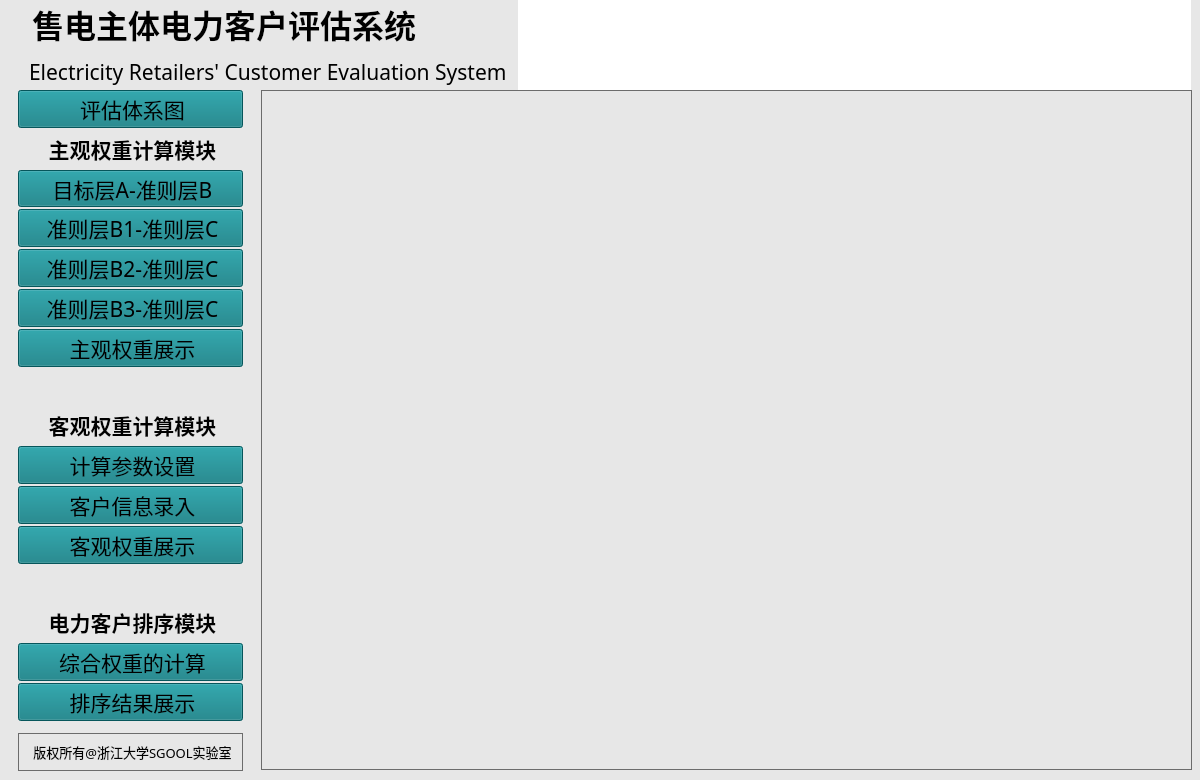
<?xml version="1.0" encoding="UTF-8"?>
<ui version="4.0">
 <class>MainWindow</class>
 <widget class="QMainWindow" name="MainWindow">
  <property name="geometry">
   <rect>
    <x>0</x>
    <y>0</y>
    <width>1200</width>
    <height>780</height>
   </rect>
  </property>
  <property name="sizePolicy">
   <sizepolicy hsizetype="Expanding" vsizetype="Expanding">
    <horstretch>3</horstretch>
    <verstretch>2</verstretch>
   </sizepolicy>
  </property>
  <property name="minimumSize">
   <size>
    <width>1084</width>
    <height>780</height>
   </size>
  </property>
  <property name="maximumSize">
   <size>
    <width>1200</width>
    <height>780</height>
   </size>
  </property>
  <property name="windowTitle">
   <string>MainWindow</string>
  </property>
  <property name="accessibleName">
   <string/>
  </property>
  <property name="autoFillBackground">
   <bool>false</bool>
  </property>
  <property name="styleSheet">
   <string notr="true">padding-left: 4px;
background-color: rgb(231, 231, 231);
border-color:rgb(122, 166, 199);
</string>
  </property>
  <property name="tabShape">
   <enum>QTabWidget::Rounded</enum>
  </property>
  <widget class="QWidget" name="centralwidget">
   <property name="sizePolicy">
    <sizepolicy hsizetype="Expanding" vsizetype="Expanding">
     <horstretch>0</horstretch>
     <verstretch>0</verstretch>
    </sizepolicy>
   </property>
   <widget class="QLabel" name="labelcontent">
    <property name="enabled">
     <bool>true</bool>
    </property>
    <property name="geometry">
     <rect>
      <x>261</x>
      <y>90</y>
      <width>931</width>
      <height>680</height>
     </rect>
    </property>
    <property name="sizePolicy">
     <sizepolicy hsizetype="Expanding" vsizetype="Expanding">
      <horstretch>0</horstretch>
      <verstretch>0</verstretch>
     </sizepolicy>
    </property>
    <property name="font">
     <font>
      <pointsize>14</pointsize>
     </font>
    </property>
    <property name="focusPolicy">
     <enum>Qt::StrongFocus</enum>
    </property>
    <property name="autoFillBackground">
     <bool>false</bool>
    </property>
    <property name="styleSheet">
     <string notr="true">border: 1px solid #6c6c6c; </string>
    </property>
    <property name="text">
     <string/>
    </property>
    <property name="scaledContents">
     <bool>true</bool>
    </property>
    <property name="alignment">
     <set>Qt::AlignCenter</set>
    </property>
   </widget>
   <widget class="QWidget" name="layoutWidget">
    <property name="geometry">
     <rect>
      <x>20</x>
      <y>0</y>
      <width>1171</width>
      <height>90</height>
     </rect>
    </property>
    <layout class="QGridLayout" name="gridLayout" columnstretch="2,3">
     <property name="sizeConstraint">
      <enum>QLayout::SetNoConstraint</enum>
     </property>
     <item row="1" column="0">
      <widget class="QLabel" name="labelname2">
       <property name="sizePolicy">
        <sizepolicy hsizetype="Expanding" vsizetype="Expanding">
         <horstretch>0</horstretch>
         <verstretch>0</verstretch>
        </sizepolicy>
       </property>
       <property name="font">
        <font>
         <family>Adobe 黑体 Std R</family>
         <pointsize>14</pointsize>
        </font>
       </property>
       <property name="focusPolicy">
        <enum>Qt::StrongFocus</enum>
       </property>
       <property name="autoFillBackground">
        <bool>false</bool>
       </property>
       <property name="text">
        <string>&lt;html&gt;&lt;head/&gt;&lt;body&gt;&lt;p&gt;&lt;span style=&quot; font-size:16pt;&quot;&gt;Electricity Retailers' Customer Evaluation System&lt;/span&gt;&lt;/p&gt;&lt;/body&gt;&lt;/html&gt;</string>
       </property>
       <property name="alignment">
        <set>Qt::AlignLeading|Qt::AlignLeft|Qt::AlignVCenter</set>
       </property>
      </widget>
     </item>
     <item row="0" column="1" rowspan="2">
      <widget class="QLabel" name="labelpic">
       <property name="sizePolicy">
        <sizepolicy hsizetype="Expanding" vsizetype="Expanding">
         <horstretch>0</horstretch>
         <verstretch>0</verstretch>
        </sizepolicy>
       </property>
       <property name="font">
        <font>
         <family>Adobe 黑体 Std R</family>
         <pointsize>18</pointsize>
         <weight>75</weight>
         <bold>true</bold>
        </font>
       </property>
       <property name="styleSheet">
        <string notr="true">border-color:rgb(166, 218, 223);
background:white;</string>
       </property>
       <property name="text">
        <string/>
       </property>
       <property name="scaledContents">
        <bool>true</bool>
       </property>
      </widget>
     </item>
     <item row="0" column="0">
      <widget class="QLabel" name="labelname1">
       <property name="sizePolicy">
        <sizepolicy hsizetype="Expanding" vsizetype="Expanding">
         <horstretch>0</horstretch>
         <verstretch>0</verstretch>
        </sizepolicy>
       </property>
       <property name="font">
        <font>
         <family>Adobe 黑体 Std R</family>
         <pointsize>24</pointsize>
        </font>
       </property>
       <property name="focusPolicy">
        <enum>Qt::StrongFocus</enum>
       </property>
       <property name="autoFillBackground">
        <bool>false</bool>
       </property>
       <property name="frameShadow">
        <enum>QFrame::Plain</enum>
       </property>
       <property name="text">
        <string>&lt;html&gt;&lt;head/&gt;&lt;body&gt;&lt;p&gt;&lt;span style=&quot; font-weight:600;&quot;&gt;售电主体电力客户评估系统&lt;/span&gt;&lt;/p&gt;&lt;/body&gt;&lt;/html&gt;</string>
       </property>
       <property name="alignment">
        <set>Qt::AlignLeading|Qt::AlignLeft|Qt::AlignVCenter</set>
       </property>
      </widget>
     </item>
    </layout>
   </widget>
   <widget class="QWidget" name="layoutWidget">
    <property name="geometry">
     <rect>
      <x>10</x>
      <y>90</y>
      <width>241</width>
      <height>681</height>
     </rect>
    </property>
    <layout class="QVBoxLayout" name="verticalLayout_2" stretch="0,0,0,0,0,0,0,0,0,0,0,0,0,0,0,0,0,0">
     <property name="spacing">
      <number>2</number>
     </property>
     <property name="sizeConstraint">
      <enum>QLayout::SetNoConstraint</enum>
     </property>
     <property name="leftMargin">
      <number>8</number>
     </property>
     <property name="rightMargin">
      <number>8</number>
     </property>
     <item>
      <widget class="QPushButton" name="ButtonShow">
       <property name="sizePolicy">
        <sizepolicy hsizetype="Preferred" vsizetype="Expanding">
         <horstretch>0</horstretch>
         <verstretch>0</verstretch>
        </sizepolicy>
       </property>
       <property name="font">
        <font>
         <family>Adobe Arabic</family>
         <pointsize>16</pointsize>
        </font>
       </property>
       <property name="autoFillBackground">
        <bool>false</bool>
       </property>
       <property name="styleSheet">
        <string notr="true">background: rgb(8, 121, 127);  </string>
       </property>
       <property name="text">
        <string>评估体系图</string>
       </property>
      </widget>
     </item>
     <item>
      <widget class="QLabel" name="label1">
       <property name="sizePolicy">
        <sizepolicy hsizetype="Expanding" vsizetype="Expanding">
         <horstretch>0</horstretch>
         <verstretch>0</verstretch>
        </sizepolicy>
       </property>
       <property name="font">
        <font>
         <family>Adobe Arabic</family>
         <pointsize>16</pointsize>
         <weight>75</weight>
         <bold>true</bold>
        </font>
       </property>
       <property name="focusPolicy">
        <enum>Qt::StrongFocus</enum>
       </property>
       <property name="autoFillBackground">
        <bool>false</bool>
       </property>
       <property name="text">
        <string>主观权重计算模块</string>
       </property>
       <property name="alignment">
        <set>Qt::AlignCenter</set>
       </property>
      </widget>
     </item>
     <item>
      <widget class="QPushButton" name="Button11">
       <property name="sizePolicy">
        <sizepolicy hsizetype="Expanding" vsizetype="Expanding">
         <horstretch>0</horstretch>
         <verstretch>0</verstretch>
        </sizepolicy>
       </property>
       <property name="font">
        <font>
         <family>SimSun-ExtB</family>
         <pointsize>16</pointsize>
        </font>
       </property>
       <property name="autoFillBackground">
        <bool>false</bool>
       </property>
       <property name="styleSheet">
        <string notr="true">background: rgb(8, 121, 127);  </string>
       </property>
       <property name="text">
        <string>目标层A-准则层B</string>
       </property>
      </widget>
     </item>
     <item>
      <widget class="QPushButton" name="Button12">
       <property name="sizePolicy">
        <sizepolicy hsizetype="Expanding" vsizetype="Expanding">
         <horstretch>0</horstretch>
         <verstretch>0</verstretch>
        </sizepolicy>
       </property>
       <property name="font">
        <font>
         <family>SimSun-ExtB</family>
         <pointsize>16</pointsize>
        </font>
       </property>
       <property name="styleSheet">
        <string notr="true">background: rgb(8, 121, 127);  </string>
       </property>
       <property name="text">
        <string>准则层B1-准则层C</string>
       </property>
      </widget>
     </item>
     <item>
      <widget class="QPushButton" name="Button13">
       <property name="sizePolicy">
        <sizepolicy hsizetype="Expanding" vsizetype="Expanding">
         <horstretch>0</horstretch>
         <verstretch>0</verstretch>
        </sizepolicy>
       </property>
       <property name="font">
        <font>
         <family>SimSun-ExtB</family>
         <pointsize>16</pointsize>
        </font>
       </property>
       <property name="styleSheet">
        <string notr="true">background: rgb(8, 121, 127);  </string>
       </property>
       <property name="text">
        <string>准则层B2-准则层C</string>
       </property>
      </widget>
     </item>
     <item>
      <widget class="QPushButton" name="Button14">
       <property name="sizePolicy">
        <sizepolicy hsizetype="Expanding" vsizetype="Expanding">
         <horstretch>0</horstretch>
         <verstretch>0</verstretch>
        </sizepolicy>
       </property>
       <property name="font">
        <font>
         <family>SimSun-ExtB</family>
         <pointsize>16</pointsize>
        </font>
       </property>
       <property name="styleSheet">
        <string notr="true">background: rgb(8, 121, 127);  </string>
       </property>
       <property name="text">
        <string>准则层B3-准则层C</string>
       </property>
      </widget>
     </item>
     <item>
      <widget class="QPushButton" name="Button15">
       <property name="sizePolicy">
        <sizepolicy hsizetype="Expanding" vsizetype="Expanding">
         <horstretch>0</horstretch>
         <verstretch>0</verstretch>
        </sizepolicy>
       </property>
       <property name="font">
        <font>
         <family>SimSun-ExtB</family>
         <pointsize>16</pointsize>
        </font>
       </property>
       <property name="styleSheet">
        <string notr="true">background: rgb(8, 121, 127);  </string>
       </property>
       <property name="text">
        <string>主观权重展示</string>
       </property>
      </widget>
     </item>
     <item>
      <spacer name="verticalSpacer">
       <property name="orientation">
        <enum>Qt::Vertical</enum>
       </property>
       <property name="sizeType">
        <enum>QSizePolicy::Expanding</enum>
       </property>
       <property name="sizeHint" stdset="0">
        <size>
         <width>20</width>
         <height>20</height>
        </size>
       </property>
      </spacer>
     </item>
     <item>
      <widget class="QLabel" name="label2">
       <property name="sizePolicy">
        <sizepolicy hsizetype="Expanding" vsizetype="Expanding">
         <horstretch>0</horstretch>
         <verstretch>0</verstretch>
        </sizepolicy>
       </property>
       <property name="font">
        <font>
         <family>Adobe Arabic</family>
         <pointsize>16</pointsize>
         <weight>75</weight>
         <bold>true</bold>
        </font>
       </property>
       <property name="focusPolicy">
        <enum>Qt::StrongFocus</enum>
       </property>
       <property name="autoFillBackground">
        <bool>false</bool>
       </property>
       <property name="text">
        <string>客观权重计算模块</string>
       </property>
       <property name="alignment">
        <set>Qt::AlignCenter</set>
       </property>
      </widget>
     </item>
     <item>
      <widget class="QPushButton" name="Button21">
       <property name="sizePolicy">
        <sizepolicy hsizetype="Expanding" vsizetype="Expanding">
         <horstretch>0</horstretch>
         <verstretch>0</verstretch>
        </sizepolicy>
       </property>
       <property name="font">
        <font>
         <family>Adobe Arabic</family>
         <pointsize>16</pointsize>
        </font>
       </property>
       <property name="autoFillBackground">
        <bool>false</bool>
       </property>
       <property name="styleSheet">
        <string notr="true">background: rgb(8, 121, 127);  </string>
       </property>
       <property name="text">
        <string>计算参数设置</string>
       </property>
      </widget>
     </item>
     <item>
      <widget class="QPushButton" name="Button22">
       <property name="sizePolicy">
        <sizepolicy hsizetype="Expanding" vsizetype="Expanding">
         <horstretch>0</horstretch>
         <verstretch>0</verstretch>
        </sizepolicy>
       </property>
       <property name="font">
        <font>
         <family>Adobe Arabic</family>
         <pointsize>16</pointsize>
        </font>
       </property>
       <property name="autoFillBackground">
        <bool>false</bool>
       </property>
       <property name="styleSheet">
        <string notr="true">background: rgb(8, 121, 127);  </string>
       </property>
       <property name="text">
        <string>客户信息录入</string>
       </property>
      </widget>
     </item>
     <item>
      <widget class="QPushButton" name="Button23">
       <property name="sizePolicy">
        <sizepolicy hsizetype="Expanding" vsizetype="Expanding">
         <horstretch>0</horstretch>
         <verstretch>0</verstretch>
        </sizepolicy>
       </property>
       <property name="font">
        <font>
         <family>Adobe Arabic</family>
         <pointsize>16</pointsize>
        </font>
       </property>
       <property name="styleSheet">
        <string notr="true">background: rgb(8, 121, 127);  </string>
       </property>
       <property name="text">
        <string>客观权重展示</string>
       </property>
      </widget>
     </item>
     <item>
      <spacer name="verticalSpacer_2">
       <property name="orientation">
        <enum>Qt::Vertical</enum>
       </property>
       <property name="sizeType">
        <enum>QSizePolicy::Expanding</enum>
       </property>
       <property name="sizeHint" stdset="0">
        <size>
         <width>20</width>
         <height>20</height>
        </size>
       </property>
      </spacer>
     </item>
     <item>
      <widget class="QLabel" name="label3">
       <property name="sizePolicy">
        <sizepolicy hsizetype="Expanding" vsizetype="Expanding">
         <horstretch>0</horstretch>
         <verstretch>0</verstretch>
        </sizepolicy>
       </property>
       <property name="font">
        <font>
         <family>Adobe Arabic</family>
         <pointsize>16</pointsize>
         <weight>75</weight>
         <bold>true</bold>
        </font>
       </property>
       <property name="focusPolicy">
        <enum>Qt::StrongFocus</enum>
       </property>
       <property name="autoFillBackground">
        <bool>false</bool>
       </property>
       <property name="text">
        <string>电力客户排序模块</string>
       </property>
       <property name="alignment">
        <set>Qt::AlignCenter</set>
       </property>
      </widget>
     </item>
     <item>
      <widget class="QPushButton" name="Button31">
       <property name="sizePolicy">
        <sizepolicy hsizetype="Expanding" vsizetype="Expanding">
         <horstretch>0</horstretch>
         <verstretch>0</verstretch>
        </sizepolicy>
       </property>
       <property name="font">
        <font>
         <family>Adobe Arabic</family>
         <pointsize>16</pointsize>
        </font>
       </property>
       <property name="styleSheet">
        <string notr="true">background: rgb(8, 121, 127);  </string>
       </property>
       <property name="text">
        <string>综合权重的计算</string>
       </property>
      </widget>
     </item>
     <item>
      <widget class="QPushButton" name="Button32">
       <property name="sizePolicy">
        <sizepolicy hsizetype="Expanding" vsizetype="Expanding">
         <horstretch>0</horstretch>
         <verstretch>0</verstretch>
        </sizepolicy>
       </property>
       <property name="font">
        <font>
         <family>Adobe Arabic</family>
         <pointsize>16</pointsize>
        </font>
       </property>
       <property name="styleSheet">
        <string notr="true">background: rgb(8, 121, 127);  </string>
       </property>
       <property name="text">
        <string>排序结果展示</string>
       </property>
      </widget>
     </item>
     <item>
      <spacer name="verticalSpacer_4">
       <property name="orientation">
        <enum>Qt::Vertical</enum>
       </property>
       <property name="sizeType">
        <enum>QSizePolicy::Fixed</enum>
       </property>
       <property name="sizeHint" stdset="0">
        <size>
         <width>20</width>
         <height>10</height>
        </size>
       </property>
      </spacer>
     </item>
     <item>
      <widget class="QLabel" name="label4">
       <property name="sizePolicy">
        <sizepolicy hsizetype="Expanding" vsizetype="Expanding">
         <horstretch>0</horstretch>
         <verstretch>0</verstretch>
        </sizepolicy>
       </property>
       <property name="font">
        <font>
         <family>SimSun-ExtB</family>
         <pointsize>10</pointsize>
        </font>
       </property>
       <property name="styleSheet">
        <string notr="true">border: 1px solid #6c6c6c; </string>
       </property>
       <property name="text">
        <string>版权所有@浙江大学SGOOL实验室</string>
       </property>
       <property name="alignment">
        <set>Qt::AlignCenter</set>
       </property>
      </widget>
     </item>
    </layout>
   </widget>
  </widget>
  <widget class="QMenuBar" name="menuBar">
   <property name="geometry">
    <rect>
     <x>0</x>
     <y>0</y>
     <width>1200</width>
     <height>23</height>
    </rect>
   </property>
  </widget>
 </widget>
 <resources/>
 <connections/>
</ui>
